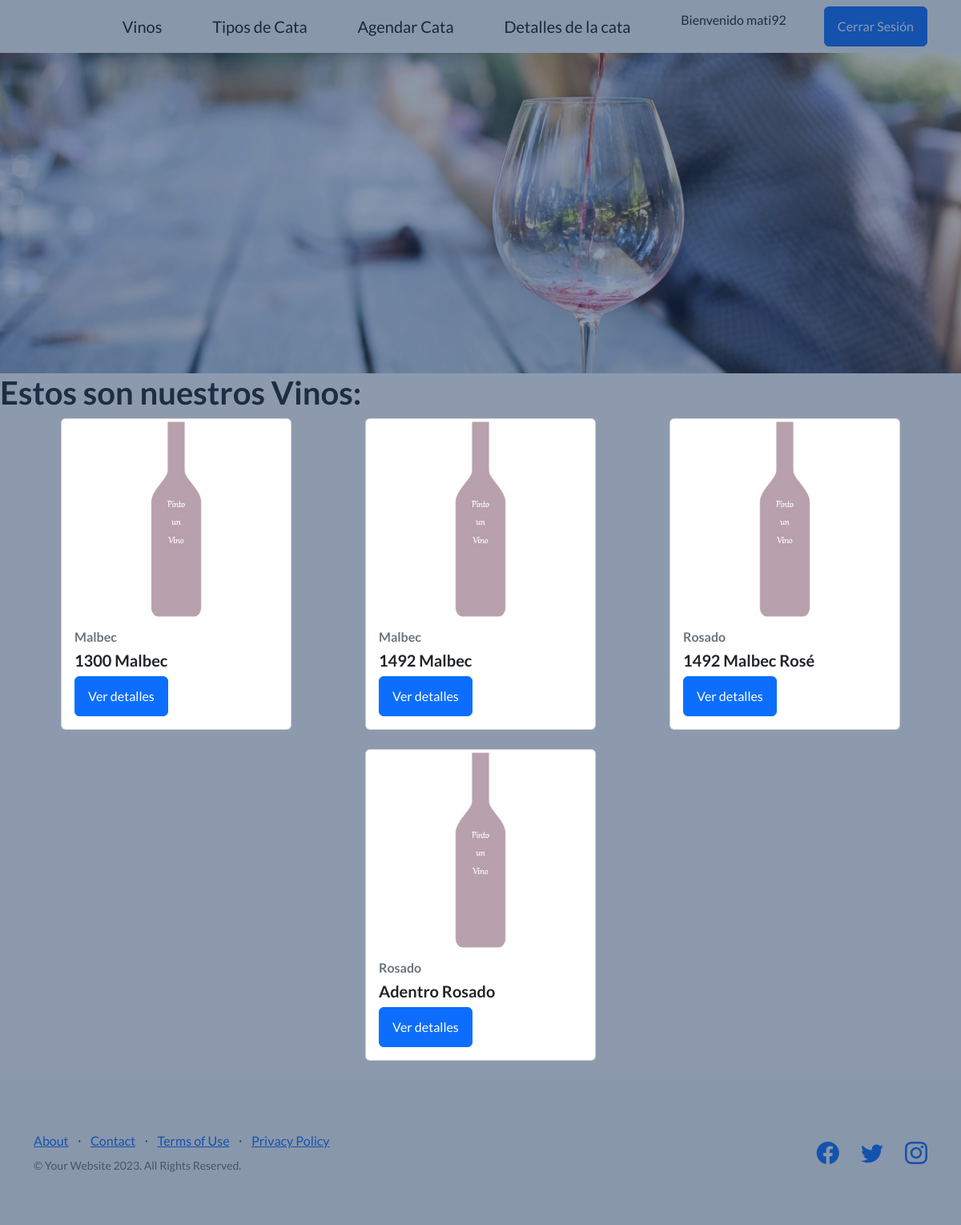
Page /app_vinos/vino_lista/ (signed in) on the committed database.
### app_vinos/models.py (models this page shows, shortened)
class Vino(models.Model):
    nombre = models.CharField(max_length=100)
    tipo = models.CharField(max_length=100)
    sabor = models.CharField(max_length=100)
    intensidad = models.CharField(max_length=100)
    abv = models.DecimalField(max_digits=4, decimal_places=2, default=0.0, verbose_name='Alcohol by Volume (%)')
    ph = models.DecimalField(max_digits=3, decimal_places=2, default=0.0, verbose_name='pH')
    ta = models.DecimalField(max_digits=4, decimal_places=2, default=0.0, verbose_name='Total Acidity (g/L)')
    rs = models.DecimalField(max_digits=4, decimal_places=2, default=0.0, verbose_name='Residual Sugar (g/L)')
    imagen = models.ImageField(upload_to='vinos', blank=True, null=True)
    class Meta():
        verbose_name = 'Vinos'
        verbose_name_plural = 'Mis vinos'
        ordering = ('nombre',)

### app_vinos/views.py (the view)
# urls.py: path('vino_lista/', VinoList.as_view(), name="VinoLista"),
class VinoList(ListView):
    model = Vino
    template_name = 'vino_list.html'
    context_object_name = 'vinos'

### app_vinos/templates/vino_list.html (shortened to what this page needs)
{% extends 'padre.html' %}
{% block ContenidoQueCambia %}
<h1>Estos son nuestros Vinos:</h1>
<div class="container">
    <div class="row justify-content-center">
        {% for vino in vinos %}
            <div class="col-md-4 mb-4 d-flex justify-content-center">
                <div class="card h-100" style="width: 18rem;">
                    <img src="{% if vino.imagen %}{{ vino.imagen.url }}{% else %}/media/images/botella.jpg{% endif %}"
                         class="card-img-top" alt="{{ vino.nombre }}"
                         style="height: 250px; object-fit: cover;">
                    <div class="card-body">
                        <h6 class="card-subtitle mb-2 text-muted">{{ vino.tipo }}</h6>
                        <h5 class="card-title">{{ vino.nombre }}</h5>
                        <a href="{% url 'VinoDetalles' vino.id %}" class="btn btn-primary">Ver detalles</a>
                    </div>
                </div>
            </div>
        {% endfor %}
    </div>
</div>
{% endblock %}

### rows in the picture
Vino: tipo "Malbec", nombre "1300 Malbec"
Vino: tipo "Malbec", nombre "1492 Malbec"
Vino: tipo "Rosado", nombre "1492 Malbec Rosé"
Vino: tipo "Rosado", nombre "Adentro Rosado"
